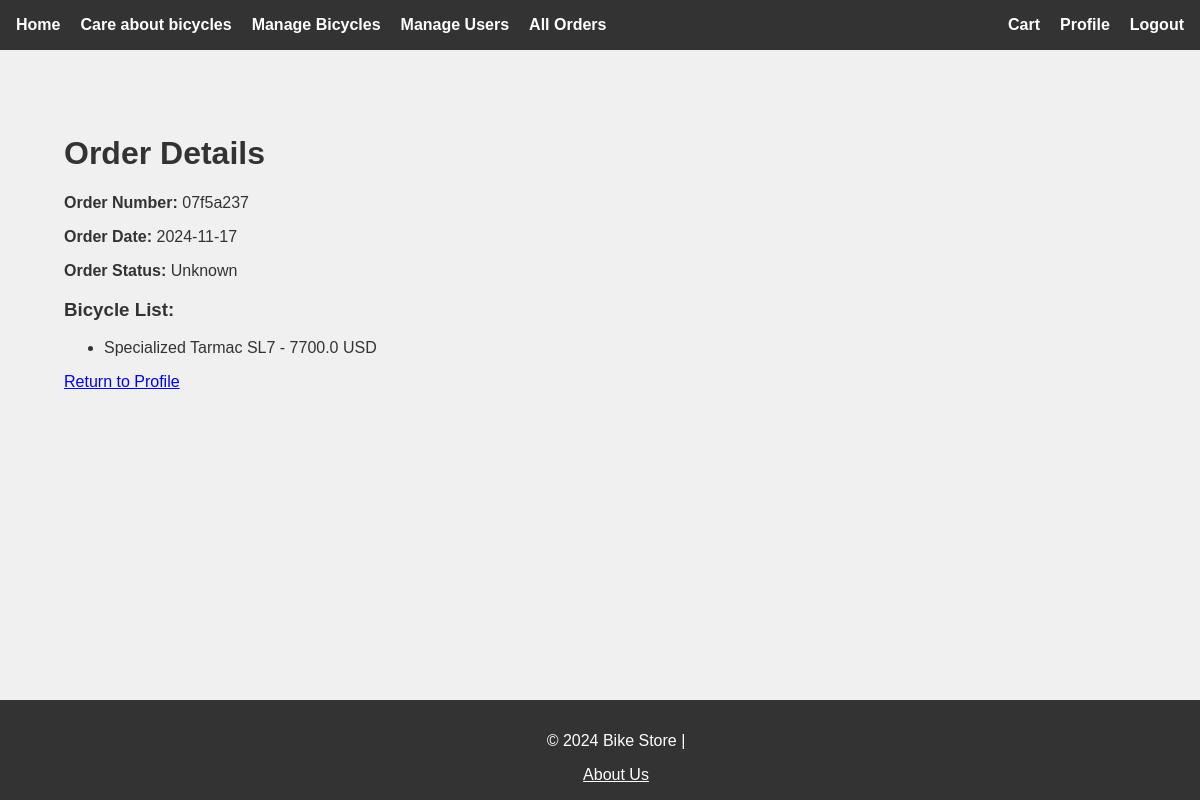
Screenshot of /profile/order/1 (signed in) with the database file from the repository.
### app/models/bicycle.py (models this page shows)
class Order(db.Model):
    id = db.Column(db.Integer, primary_key=True)
    order_number = db.Column(db.String(100), nullable=False, unique=True)
    user_id = db.Column(db.Integer, db.ForeignKey('user.id'), nullable=False)
    date_created = db.Column(db.DateTime, default=datetime.utcnow)
    user = db.relationship('User', back_populates='orders')
    bicycles = db.relationship('Bicycle', secondary=order_bicycles, back_populates='orders')

class Bicycle(db.Model):
    id = db.Column("id", db.Integer, primary_key=True)
    name = db.Column(db.String(100), nullable=False)
    price = db.Column(db.Float, nullable=False)
    image_filename = db.Column(db.String(200))
    description = db.Column(db.String(500))
    category_id = db.Column(db.Integer, db.ForeignKey('category.id'))
    specifications = db.relationship('BicycleSpecification', backref='bicycle', cascade='all, delete-orphan', lazy=True)
    orders = db.relationship('Order', secondary=order_bicycles, back_populates='bicycles')

### app/main/routes.py (the view)
@profile.route('/order/<int:order_id>')
@login_required
def view_order(order_id):
    order = Order.query.get_or_404(order_id)
    if order.user_id != current_user.id:
        flash('You can not see this order!', 'danger')
        return redirect(url_for('profile.user_profile'))
    return render_template('profile/order_details.html', order=order)

### app/__init__.py (called while the page is built)
@login_manager.user_loader
def load_user(user_id):
    return User.query.get(int(user_id))

### app/templates/profile/order_details.html (shortened to what this page needs)
{% extends "base.html" %}
{% block content %}
<main>
    <h1>Order Details</h1>
    <p><strong>Order Number:</strong> {{ order.order_number }}</p>
    <p><strong>Order Date:</strong> {{ order.date_created.strftime('%Y-%m-%d') if order.date_created else 'Unknown' }}</p>
    <p><strong>Order Status:</strong> {{ order.status if order.status else 'Unknown' }}</p>
    <h3>Bicycle List:</h3>
    <ul>
        {% for bicycle in order.bicycles %}
            <li>{{ bicycle.name }} - {{ bicycle.price }} USD</li>
        {% endfor %}
    </ul>
    <a href="{{ url_for('profile.user_profile') }}">Return to Profile</a>
</main>
{% endblock %}

### app/static/style.css (style rules this page uses)
body { font-family: Arial, sans-serif; background-color: #f0f0f0; color: #333; margin: 0; padding: 0; }
main { padding: 2rem; margin-bottom: 100px; }

### rows the page displays
Order: order_number "07f5a237", date_created "2024-11-17"
Bicycle: name "Specialized Tarmac SL7", price "7700.0"

### other values shown
{{ order.status if order.status else 'Unknown' }} "Unknown"
